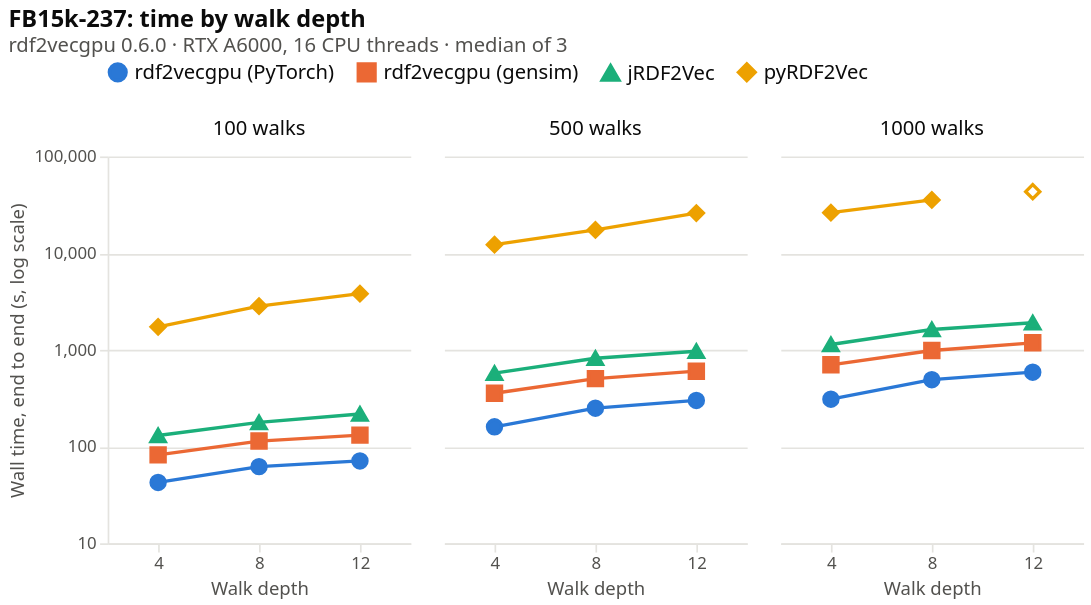

The specification (Vega-Lite) saved for this image:
### Vega-Lite specification from a JSON file in a GitHub repository (floating-point values rounded to 4 significant figures)
{"$schema": "https://vega.github.io/schema/vega-lite/v5.json", "title": {"text": "FB15k-237: time by walk depth", "subtitle": "rdf2vecgpu 0.6.0 · RTX A6000, 16 CPU threads · median of 3", "anchor": "start"}, "data": {"values": [{"framework": "rdf2vecgpu (gensim)", "x": "12", "facet": "100 walks", "seconds": 131.4, "ok": true, "time": "2.2 min", "range": "2.2 min – 2.2 min, 3 runs"}, {"framework": "rdf2vecgpu (gensim)", "x": "4", "facet": "100 walks", "seconds": 82.1, "ok": true, "time": "82.1 s", "range": "81.7 s – 82.4 s, 3 runs"}, {"framework": "rdf2vecgpu (gensim)", "x": "8", "facet": "100 walks", "seconds": 114.0, "ok": true, "time": "1.9 min", "range": "1.9 min – 1.9 min, 3 runs"}, {"framework": "rdf2vecgpu (gensim)", "x": "12", "facet": "1000 walks", "seconds": 1183.0, "ok": true, "time": "19.7 min", "range": "19.6 min – 19.8 min, 3 runs"}, {"framework": "rdf2vecgpu (gensim)", "x": "4", "facet": "1000 walks", "seconds": 700.2, "ok": true, "time": "11.7 min", "range": "11.6 min – 11.7 min, 3 runs"}, {"framework": "rdf2vecgpu (gensim)", "x": "8", "facet": "1000 walks", "seconds": 985.5, "ok": true, "time": "16.4 min", "range": "16.2 min – 17.1 min, 3 runs"}, {"framework": "rdf2vecgpu (gensim)", "x": "12", "facet": "500 walks", "seconds": 601.9, "ok": true, "time": "10.0 min", "range": "9.9 min – 10.0 min, 3 runs"}, {"framework": "rdf2vecgpu (gensim)", "x": "4", "facet": "500 walks", "seconds": 355.8, "ok": true, "time": "5.9 min", "range": "5.9 min – 6.0 min, 3 runs"}, {"framework": "rdf2vecgpu (gensim)", "x": "8", "facet": "500 walks", "seconds": 504.1, "ok": true, "time": "8.4 min", "range": "8.4 min – 8.5 min, 3 runs"}, {"framework": "rdf2vecgpu (PyTorch)", "x": "12", "facet": "100 walks", "seconds": 71.08, "ok": true, "time": "71.1 s", "range": "70.2 s – 75.3 s, 3 runs"}, {"framework": "rdf2vecgpu (PyTorch)", "x": "4", "facet": "100 walks", "seconds": 42.58, "ok": true, "time": "42.6 s", "range": "42.5 s – 42.9 s, 3 runs"}, {"framework": "rdf2vecgpu (PyTorch)", "x": "8", "facet": "100 walks", "seconds": 62.02, "ok": true, "time": "62.0 s", "range": "61.3 s – 63.5 s, 3 runs"}, {"framework": "rdf2vecgpu (PyTorch)", "x": "12", "facet": "1000 walks", "seconds": 587.8, "ok": true, "time": "9.8 min", "range": "9.7 min – 10.3 min, 3 runs"}, {"framework": "rdf2vecgpu (PyTorch)", "x": "4", "facet": "1000 walks", "seconds": 309.0, "ok": true, "time": "5.2 min", "range": "5.1 min – 5.3 min, 3 runs"}, {"framework": "rdf2vecgpu (PyTorch)", "x": "8", "facet": "1000 walks", "seconds": 491.6, "ok": true, "time": "8.2 min", "range": "8.1 min – 8.3 min, 3 runs"}, {"framework": "rdf2vecgpu (PyTorch)", "x": "12", "facet": "500 walks", "seconds": 299.9, "ok": true, "time": "5.0 min", "range": "5.0 min – 5.2 min, 3 runs"}, {"framework": "rdf2vecgpu (PyTorch)", "x": "4", "facet": "500 walks", "seconds": 160.1, "ok": true, "time": "2.7 min", "range": "2.7 min – 2.7 min, 3 runs"}, {"framework": "rdf2vecgpu (PyTorch)", "x": "8", "facet": "500 walks", "seconds": 249.4, "ok": true, "time": "4.2 min", "range": "4.1 min – 4.2 min, 3 runs"}, {"framework": "jRDF2Vec", "x": "12", "facet": "100 walks", "seconds": 217.1, "ok": true, "time": "3.6 min", "range": "3.3 min – 3.7 min, 3 runs"}, {"framework": "jRDF2Vec", "x": "4", "facet": "100 walks", "seconds": 130.2, "ok": true, "time": "2.2 min", "range": "2.1 min – 2.2 min, 3 runs"}, {"framework": "jRDF2Vec", "x": "8", "facet": "100 walks", "seconds": 177.8, "ok": true, "time": "3.0 min", "range": "2.9 min – 3.0 min, 3 runs"}, {"framework": "jRDF2Vec", "x": "12", "facet": "1000 walks", "seconds": 1907.0, "ok": true, "time": "31.8 min", "range": "30.2 min – 31.9 min, 3 runs"}, {"framework": "jRDF2Vec", "x": "4", "facet": "1000 walks", "seconds": 1136.0, "ok": true, "time": "18.9 min", "range": "18.7 min – 19.1 min, 3 runs"}, {"framework": "jRDF2Vec", "x": "8", "facet": "1000 walks", "seconds": 1625.0, "ok": true, "time": "27.1 min", "range": "26.2 min – 27.5 min, 3 runs"}, {"framework": "jRDF2Vec", "x": "12", "facet": "500 walks", "seconds": 968.0, "ok": true, "time": "16.1 min", "range": "15.3 min – 16.3 min, 3 runs"}, {"framework": "jRDF2Vec", "x": "4", "facet": "500 walks", "seconds": 574.0, "ok": true, "time": "9.6 min", "range": "9.5 min – 9.6 min, 3 runs"}, {"framework": "jRDF2Vec", "x": "8", "facet": "500 walks", "seconds": 818.2, "ok": true, "time": "13.6 min", "range": "13.2 min – 13.8 min, 3 runs"}, {"framework": "pyRDF2Vec", "x": "12", "facet": "100 walks", "seconds": 3811.0, "ok": true, "time": "1.1 h", "range": "1.0 h – 1.1 h, 2 runs"}, {"framework": "pyRDF2Vec", "x": "4", "facet": "100 walks", "seconds": 1728.0, "ok": true, "time": "28.8 min", "range": "27.7 min – 33.1 min, 3 runs"}, {"framework": "pyRDF2Vec", "x": "8", "facet": "100 walks", "seconds": 2832.0, "ok": true, "time": "47.2 min", "range": "45.9 min – 48.5 min, 2 runs"}, {"framework": "pyRDF2Vec", "x": "12", "facet": "1000 walks", "seconds": 43200.0, "ok": false, "time": "> 12.0 h (timed out)", "range": ""}, {"framework": "pyRDF2Vec", "x": "4", "facet": "1000 walks", "seconds": 26210.0, "ok": true, "time": "7.3 h", "range": "6.9 h – 7.6 h, 2 runs"}, {"framework": "pyRDF2Vec", "x": "8", "facet": "1000 walks", "seconds": 35500.0, "ok": true, "time": "9.9 h", "range": "8.9 h – 10.8 h, 2 runs"}, {"framework": "pyRDF2Vec", "x": "12", "facet": "500 walks", "seconds": 25950.0, "ok": true, "time": "7.2 h", "range": "7.1 h – 7.4 h, 2 runs"}, {"framework": "pyRDF2Vec", "x": "4", "facet": "500 walks", "seconds": 12230.0, "ok": true, "time": "3.4 h", "range": "3.2 h – 3.6 h, 3 runs"}, {"framework": "pyRDF2Vec", "x": "8", "facet": "500 walks", "seconds": 17380.0, "ok": true, "time": "4.8 h", "range": "4.3 h – 5.3 h, 2 runs"}]}, "facet": {"column": {"field": "facet", "type": "ordinal", "title": null, "sort": ["100 walks", "500 walks", "1000 walks"], "header": {"labelFontSize": 12}}}, "spec": {"width": 180, "height": 230, "layer": [{"transform": [{"filter": "datum.ok"}], "mark": {"type": "line", "strokeWidth": 2, "strokeCap": "round", "strokeJoin": "round"}, "encoding": {"x": {"field": "x", "type": "ordinal", "title": "Walk depth", "sort": ["4", "8", "12"], "axis": {"labelAngle": 0}}, "y": {"field": "seconds", "type": "quantitative", "title": "Wall time, end to end (s, log scale)", "scale": {"type": "log", "domain": [10.0, 100000.0]}, "axis": {"values": [10.0, 100.0, 1000.0, 10000.0, 100000.0], "format": ",.0f"}}, "color": {"field": "framework", "type": "nominal", "title": null, "scale": {"domain": ["rdf2vecgpu (PyTorch)", "rdf2vecgpu (gensim)", "jRDF2Vec", "pyRDF2Vec"], "range": ["#2a78d6", "#eb6834", "#1baf7a", "#eda100"]}, "legend": {"orient": "top", "direction": "horizontal", "symbolStrokeWidth": 2}}, "detail": {"field": "framework"}, "opacity": {"condition": {"param": "pick", "empty": true, "value": 1}, "value": 0.15}}}, {"params": [{"name": "pick", "select": {"type": "point", "fields": ["framework"]}, "bind": "legend"}], "mark": {"type": "point", "size": 70, "strokeWidth": 2, "filled": true}, "encoding": {"x": {"field": "x", "type": "ordinal", "title": "Walk depth", "sort": ["4", "8", "12"], "axis": {"labelAngle": 0}}, "y": {"field": "seconds", "type": "quantitative", "title": "Wall time, end to end (s, log scale)", "scale": {"type": "log", "domain": [10.0, 100000.0]}, "axis": {"values": [10.0, 100.0, 1000.0, 10000.0, 100000.0], "format": ",.0f"}}, "color": {"field": "framework", "type": "nominal", "title": null, "scale": {"domain": ["rdf2vecgpu (PyTorch)", "rdf2vecgpu (gensim)", "jRDF2Vec", "pyRDF2Vec"], "range": ["#2a78d6", "#eb6834", "#1baf7a", "#eda100"]}, "legend": {"orient": "top", "direction": "horizontal", "symbolStrokeWidth": 2}}, "stroke": {"field": "framework", "type": "nominal", "title": null, "scale": {"domain": ["rdf2vecgpu (PyTorch)", "rdf2vecgpu (gensim)", "jRDF2Vec", "pyRDF2Vec"], "range": ["#2a78d6", "#eb6834", "#1baf7a", "#eda100"]}, "legend": {"orient": "top", "direction": "horizontal", "symbolStrokeWidth": 2}}, "shape": {"field": "framework", "type": "nominal", "title": null, "scale": {"domain": ["rdf2vecgpu (PyTorch)", "rdf2vecgpu (gensim)", "jRDF2Vec", "pyRDF2Vec"], "range": ["circle", "square", "triangle-up", "diamond"]}}, "opacity": {"condition": {"param": "pick", "empty": true, "value": 1}, "value": 0.15}, "fillOpacity": {"condition": {"test": "datum.ok", "value": 1}, "value": 0}, "tooltip": [{"field": "framework", "title": "Framework"}, {"field": "facet", "title": "Walks per vertex"}, {"field": "x", "title": "Walk depth"}, {"field": "time", "title": "Median"}, {"field": "range", "title": "Range"}]}}]}, "resolve": {"scale": {"y": "shared"}}, "config": {"background": null, "font": "system-ui, -apple-system, Segoe UI, sans-serif", "view": {"stroke": null}, "title": {"color": "#0b0b0b", "subtitleColor": "#52514e", "fontSize": 14, "fontWeight": 600}, "axis": {"labelColor": "#52514e", "titleColor": "#52514e", "gridColor": "#e4e3df", "domainColor": "#e4e3df", "tickColor": "#e4e3df", "gridWidth": 1, "titleFontWeight": 500}, "header": {"labelColor": "#0b0b0b", "titleColor": "#52514e", "titleFontWeight": 500}, "legend": {"labelColor": "#0b0b0b", "labelFontSize": 12}}}
